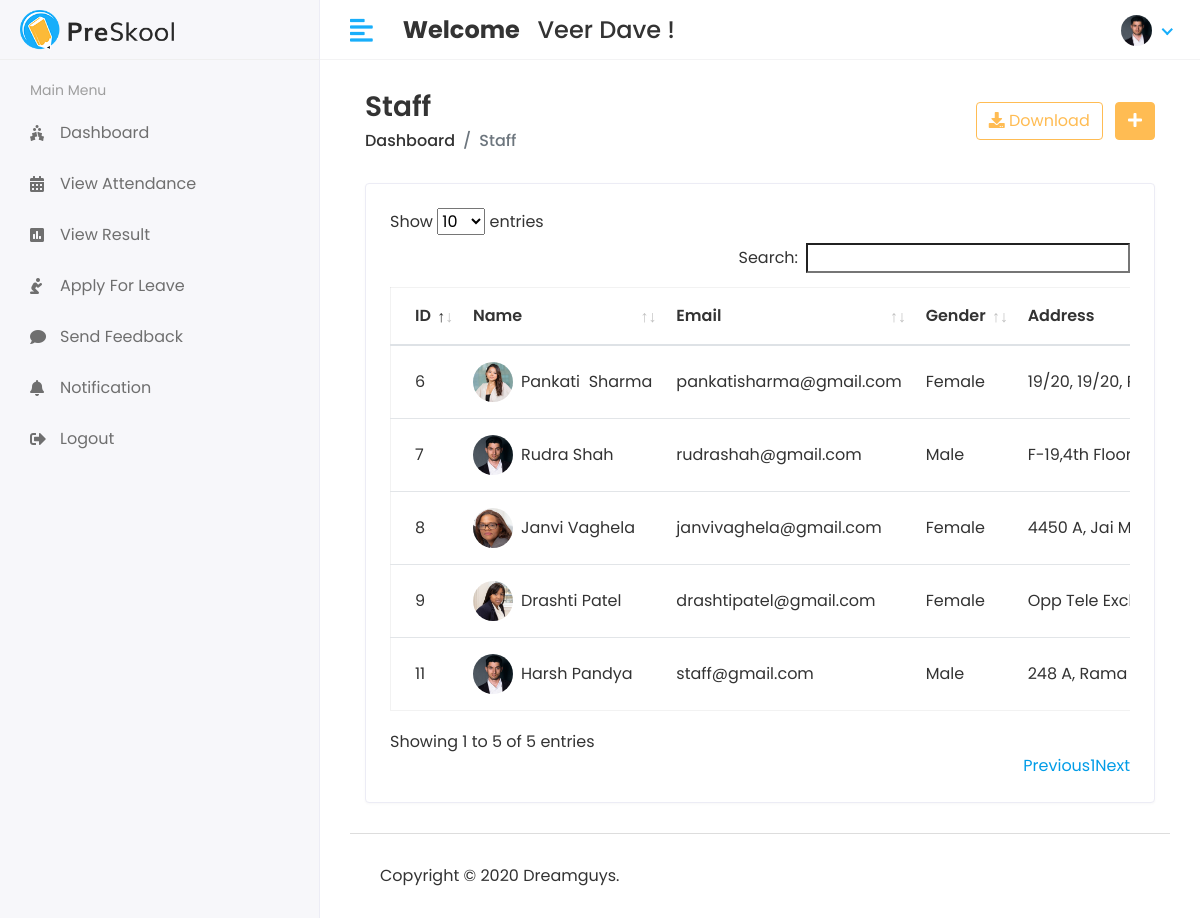
The app's page /Hod/Staff/View (signed in) with its own data.
### app/models.py (models this page shows, shortened)
class CustomUser(AbstractUser):
    USER = (
        (1,'HOD'),
        (2,'STAFF'),
        (3,'STUDENT'),
    )
    user_type = models.CharField(choices=USER,max_length=50,default=1)
    profile_pic = models.ImageField(upload_to='media/profile_pic')

class Staff(models.Model):
    admin = models.OneToOneField(CustomUser,on_delete=models.CASCADE)
    address = models.TextField()
    gender = models.CharField(max_length=100)
    created_at = models.DateTimeField(auto_now_add=True)
    updated_at = models.DateTimeField(auto_now=True)

### sms/Hod_Views.py (the view)
# urls.py: path('Hod/Staff/View', Hod_Views.VIEW_STAFF,name='view_staff'),
@login_required(login_url='/')
def VIEW_STAFF(request):
    staff = Staff.objects.all()
    context = {
        'staff' : staff,
    }
    return render(request,'Hod/view_staff.html',context)

### templates/Hod/view_staff.html (shortened to what this page needs)
{% extends 'base.html' %}
{% block content %}
<div class="content container-fluid">
    <div class="page-header">
       <div class="row align-items-center">
          <div class="col">
             <h3 class="page-title">Staff</h3>
             <ul class="breadcrumb">
                <li class="breadcrumb-item"><a href="index.html">Dashboard</a></li>
                <li class="breadcrumb-item active">Staff</li>
             </ul>
          </div>
          <div class="col-auto text-right float-right ml-auto">
             <a href="#" class="btn btn-outline-primary mr-2"><i class="fas fa-download"></i> Download</a>
             <a href="add-student.html" class="btn btn-primary"><i class="fas fa-plus"></i></a>
          </div>
       </div>
    </div>
    <div class="row">
       <div class="col-sm-12">
          <div class="card card-table">
             <div class="card-body">
                <div class="table-responsive">
                   <table id="table_id" class="table table-hover table-center mb-0 ">
                      <thead>
                         <tr>
                            <th>ID</th>
                            <th>Name</th>
                            <th>Email</th>
                            <th>Gender</th>
                            <th>Address</th>
                         </tr>
                      </thead>
                      <tbody>
                        {% for i in staff %}
                         <tr>
                            <td>{{i.id}}</td>
                            <td>
                               <h2 class="table-avatar">
                                  <a href="student-details.html" class="avatar avatar-sm mr-2"><img class="avatar-img rounded-circle" src="/{{i.admin.profile_pic}}" alt="User Image"></a>
                                  <a href="student-details.html">{{i.admin.first_name}}&nbsp;{{i.admin.last_name}}</a>
                               </h2>
                            </td>
                            <td>{{i.admin.email}}</td>
                            <td>{{i.gender}}</td>
                            <td>{{i.address}}</td>
                         </tr>
                         {% endfor %}
                      </tbody>
                   </table>
                </div>
             </div>
          </div>
       </div>
    </div>
 </div>
{% endblock content %}

### templates/includes/header.html (shortened to what this page needs)
{% load static %}
<div class="header">
    <div class="header-left">
       <a href="index.html" class="logo">
       <img src="{% static 'assets/img/logo.png'%}" alt="Logo">
       </a>
    </div>
    <a href="javascript:void(0);" id="toggle_btn">
    <i class="fas fa-align-left"></i>
    </a>
    <div class="top-nav-search mt-3">
       <h4><strong> Welcome </strong> &nbsp <span> {{user.first_name}} {{user.last_name}}</span>&nbsp!</h4>
    </div>
    <ul class="nav user-menu">
       <li class="nav-item dropdown has-arrow">
          <a href="#" class="dropdown-toggle nav-link" data-toggle="dropdown">
            {% if user.profile_pic == "" %}
                  <span class="user-img"><img class="rounded-circle" src="{% static 'assets/img/noimage.png' %}" width="31" alt="Ryan Taylor"></span>
            {% else %}
          <span class="user-img"><img class="rounded-circle" src="/{{user.profile_pic}}" width="31" alt="Ryan Taylor"></span>
          {% endif %}
          </a>
       </li>
    </ul>
 </div>

### static/assets/css/style.css (style rules this page uses)
html { height: 100%; }
body { background-color: #fff; color: #333; font-family: 'Poppins', sans-serif; font-size: 1rem; height: 100%; line-height: 1.5; overflow-x: hidden; }
h1, h2, h3, h4, h5, h6 { font-family: 'Poppins', sans-serif; margin-top: 0; }
a { color: #009ce7; }
input, button, a { transition: all 0.4s ease; -moz-transition: all 0.4s ease; -o-transition: all 0.4s ease; -ms-transition: all 0.4s ease; -webkit-transition: all 0.4s ease; }
ul, ol { padding: 0px; list-style: none; }
.table { color: #333; max-width: 100%; margin-bottom: 0; width: 100%; }
.table.dataTable { border-collapse: collapse !important; border: 1px solid rgba(0, 0, 0, 0.05); }
table.table td h2 { display: inline-block; font-size: inherit; font-weight: 400; margin: 0; padding: 0; vertical-align: middle; }
table.table td h2.table-avatar { align-items: center; display: inline-flex; font-size: inherit; font-weight: 400; margin: 0; padding: 0; vertical-align: middle; white-space: nowrap; }
table.table td h2 a { color: #333; }
.table thead tr th { font-weight: 600; }
.table tbody tr { border-bottom: 1px solid rgba(0, 0, 0, 0.05); }
.table.table-center td, .table.table-center th { vertical-align: middle; }
.card-table .card-body .table > thead > tr > th { border-top: 0; }
.card-table .card-body .table tr td:first-child, .card-table .card-body .table tr th:first-child { padding-left: 1.5rem; }
.card-table .table td, .card-table .table th { border-top: 1px solid #e2e5e8; padding: 1rem 0.75rem; white-space: nowrap; }
.btn-primary { background-color: #FFBC53; border: 1px solid #FFBC53; }
.btn-outline-primary { color: #FFBC53; border-color: #FFBC53; }
.card { border: 1px solid #ececf5; box-shadow: 0 1px 3px 0 rgba(0, 0, 0, 0.03); margin-bottom: 1.875rem; }
.card-body { padding: 1.5rem; }
.avatar { position: relative; display: inline-block; width: 3rem; height: 3rem }
.avatar > img { width: 100%; height: 100%; -o-object-fit: cover; object-fit: cover; }
.avatar-sm { width: 2.5rem; height: 2.5rem; }
.header { background-color: #fff; border-bottom: 1px solid #f3f3f4; left: 0; position: fixed; right: 0; top: 0; z-index: 1001; height: 60px; }
.header .header-left { float: left; height: 60px; padding: 0 20px; position: relative; width: 320px; z-index: 1; transition: all 0.2s ease-in-out; background-color: #f7f7fa; border-bottom: 1px solid #efefef; border-right: 1px solid #ececf5; display: flex; align-items: center; }
.header .header-left .logo { display: inline-block; line-height: 60px; }
.header .header-left .logo img { max-height: 40px; width: auto; }
.header .dropdown-toggle:after { display: none; }
.header .has-arrow .dropdown-toggle:after { border-top: 0; border-left: 0; border-bottom: 2px solid #18aefa; border-right: 2px solid #18aefa; content: ''; height: 8px; display: inline-block; pointer-events: none; -webkit-transform-origin: 66% 66%; -ms-transform-origin: 66% 66%; transform-origin: 66% 66%; -webkit-transform: rotate(45deg); -ms-transform: rotate(45deg); transform: rotate(45deg); -webkit-transition: all 0.15s ease-in-out; transition: all 0.15s ease-in-out; width: 8px; vertical-align: 0px; }
.user-menu { float: right; margin: 0; position: relative; z-index: 99; padding-right: 15px; }
.user-menu.nav > li > a { color: #a0a0a0; font-size: 14px; line-height: 58px; padding: 0 15px; height: 60px; }
.user-img { margin-right: 3px; position: relative; }
.top-nav-search { float: left; margin-left: 15px; }
.page-header { margin-bottom: 1.875rem; }
.page-header .breadcrumb { background-color: transparent; color: #6c757d; font-size: 1rem; font-weight: 500; margin-bottom: 0; padding: 0; }
.page-header .breadcrumb a { color: #333; }
.page-title { font-size: 28px; font-weight: 600; color: #333; margin-bottom: 5px; }
@media (min-width: 992px) { #toggle_btn { align-items: center; color: #18aefa; display: inline-flex; float: left; font-size: 26px; height: 60px; justify-content: center; margin-left: 15px; padding: 0 15px; } }

### records on screen
CustomUser: first_name "Veer", last_name "Dave", profile_pic (picture)
Staff: id "6", admin.profile_pic (picture), admin.first_name "Pankati", admin.last_name "Sharma", admin.email "pankatisharma@gmail.com", gender "Female", address "19/20, 19/20,…"
Staff: id "7", admin.profile_pic (picture), admin.first_name "Rudra", admin.last_name "Shah", admin.email "rudrashah@gmail.com", gender "Male", address "F-19,4th…"
Staff: id "8", admin.profile_pic (picture), admin.first_name "Janvi", admin.last_name "Vaghela", admin.email "janvivaghela@gmail.com", gender "Female", address "4450 A, Jai…"
Staff: id "9", admin.profile_pic (picture), admin.first_name "Drashti", admin.last_name "Patel", admin.email "drashtipatel@gmail.com", gender "Female", address "Opp Tele…"
Staff: id "11", admin.profile_pic (picture), admin.first_name "Harsh", admin.last_name "Pandya", admin.email "staff@gmail.com", gender "Male", address "248 A, Rama…"
